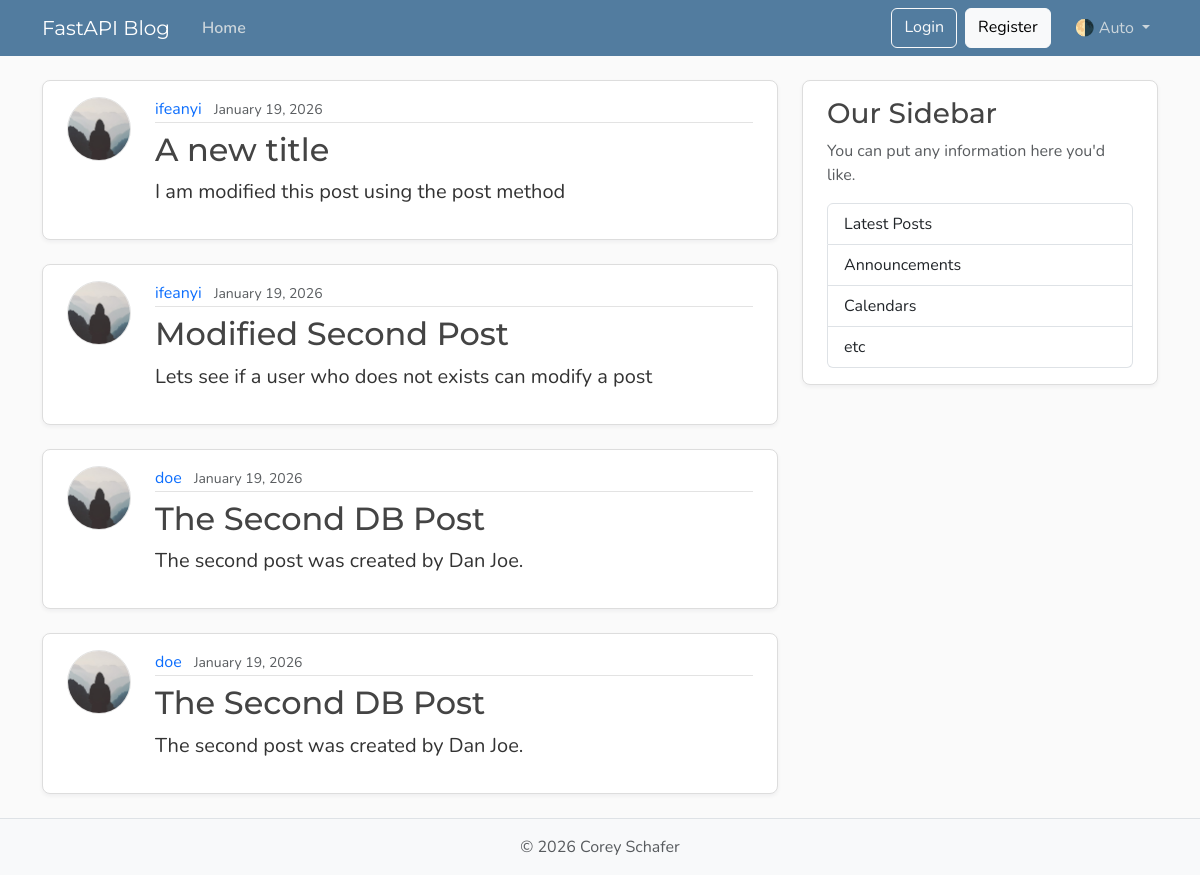
Page /posts on the earlier database version.
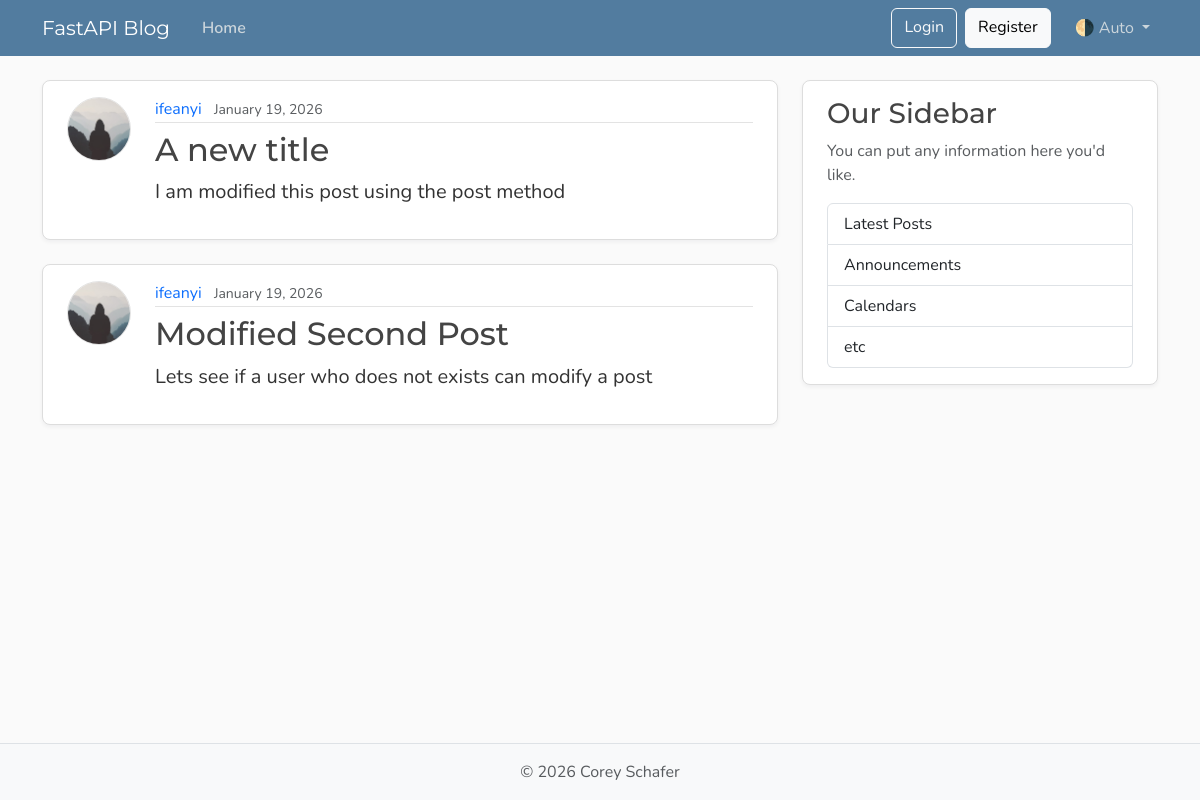
Same page on the later database version.
### models.py (models this page shows, shortened)
class Post(Base):
    __tablename__ = "posts"
    id: Mapped[int] = mapped_column(Integer, primary_key=True, index=True)
    title: Mapped[str] = mapped_column(String(100), nullable=False)
    content: Mapped[str] = mapped_column(Text, nullable=False)
    user_id: Mapped[int] = mapped_column(
        ForeignKey("users.id"),
        nullable=False,
        index=True
    )
    date_posted: Mapped[datetime] = mapped_column(
        DateTime(timezone=True),
        default= lambda: datetime.now(UTC)
    )
    author: Mapped[User] = relationship(back_populates="posts") # Many to one relationship

class User(Base):
    __tablename__ = "users"
    id: Mapped[int] = mapped_column(Integer, primary_key=True, index=True)
    email: Mapped[str] = mapped_column(String, unique=True, nullable=False)
    username: Mapped[str] = mapped_column(String, unique=True, nullable=False)
    image_file: Mapped[str | None] = mapped_column(String, nullable=True, default=None)
    posts: Mapped[list[Post]] = relationship(
        back_populates="author",
        cascade="all, delete-orphan"  # Cascade delete posts when user is deleted
    ) # One to many relationship

### main.py (the view)
@app.get("/", include_in_schema=False, name="home")
@app.get("/posts", include_in_schema=False, name="posts")
def home(request: Request, db: Annotated[Session, Depends(get_db)]):
    result = db.execute(select(models.Post))
    posts = result.scalars().all()
    return templates.TemplateResponse(
        request,
        "home.html",
        {
            "posts": posts, "title": "Home"
        }
    )

### templates/home.html
{% extends "layout.html" %}
{% block content %}
  {% for post in posts %}
    <article class="content-section py-3 px-4 mb-4">
      <div class="d-flex align-items-start gap-4">
        <img class="rounded-circle article-img flex-shrink-0"
             src="{{ post.author.image_path }}"
             alt="{{ post.author.username }}'s profile picture"
             width="64"
             height="64"
             loading="lazy">
        <div class="flex-grow-1">
          <div class="article-metadata mb-2">
            <a class="me-2" href="{{ url_for("user_posts", user_id=post.author.id) }}">{{ post.author.username }}</a>
            <small class="text-body-secondary">{{ post.date_posted.strftime("%B %d, %Y") }}</small>
          </div>
          <h2>
            <a class="article-title"
               href="{{ url_for("post_page", post_id=post.id) }}">{{ post.title }}</a>
          </h2>
          <p class="article-content">{{ post.content }}</p>
        </div>
      </div>
    </article>
  {% endfor %}
{% endblock content %}

### templates/layout.html (shortened to what this page needs)
<!DOCTYPE html>
<html lang="en">
  <head>
    <link href="https://cdn.jsdelivr.net/npm/bootstrap@5.3.8/dist/css/bootstrap.min.css"
          rel="stylesheet"
>
    <link rel="stylesheet"
          type="text/css"
          href="{{ url_for("static", path='css/main.css') }}">
  </head>
  <body class="d-flex flex-column min-vh-100">
    <header class="site-header">
      <nav class="navbar navbar-expand-md bg-steel fixed-top"
           data-bs-theme="dark">
        <div class="container">
          <a class="navbar-brand me-4" href="{{ url_for("home") }}">FastAPI Blog</a>
          <div class="collapse navbar-collapse" id="navbarToggle">
            <div class="navbar-nav me-auto">
              <a class="nav-link active"
                 aria-current="page"
                 href="{{ url_for("home") }}">Home</a>
            </div>
            <div class="navbar-nav">
              <a class="btn btn-outline-light mb-2 mb-md-0 me-md-2" href="#">Login</a>
              <a class="btn btn-light mb-2 mb-md-0 me-md-3" href="#">Register</a>
              <div class="nav-item dropdown">
                <a class="nav-link dropdown-toggle"
                   href="#"
                   role="button"
                   id="bd-theme"
                   data-bs-toggle="dropdown"
                   aria-expanded="false">
                  <span id="bd-theme-text">🌗 Auto</span>
                </a>
              </div>
            </div>
          </div>
        </div>
      </nav>
    </header>
    <main role="main" class="container">
      <div class="row">
        <div class="col-md-8">
          {% block content %}
          {% endblock content %}
        </div>
        <aside class="col-md-4">
          <div class="content-section py-3 px-4 mb-4">
            <h3>Our Sidebar</h3>
            <p class="text-body-secondary">You can put any information here you'd like.</p>
            <ul class="list-group">
              <li class="list-group-item">Latest Posts</li>
              <li class="list-group-item">Announcements</li>
              <li class="list-group-item">Calendars</li>
              <li class="list-group-item">etc</li>
            </ul>
          </div>
        </aside>
      </div>
    </main>
    <footer class="mt-auto py-3 bg-body-tertiary border-top">
      <div class="container text-center">
        <p class="text-body-secondary mb-0">
          © <span id="year"></span> Corey Schafer
        </p>
      </div>
    </footer>
  </body>
</html>

### static/css/main.css (style rules this page uses)
:root { --font-heading: "Montserrat", system-ui, -apple-system, BlinkMacSystemFont, sans-serif; --font-body: "Nunito", system-ui, -apple-system, BlinkMacSystemFont, sans-serif; --color-bg-body: #fafafa; --color-bg-content: #ffffff; --color-text-primary: #333333; --color-text-heading: #444444; --color-steel: #527c9f; --color-nav-link: #cbd5db; --color-nav-link-hover: #ffffff; --color-link-hover: #428bca; --color-border: #dddddd; --color-border-light: #e3e3e3; --spacing-xl: 5rem; --article-img-size: 4rem; --account-img-size: 7.813rem; }
body { font-family: var(--font-body); background: var(--color-bg-body); color: var(--color-text-primary); }
main { padding-top: var(--spacing-xl); }
h1, h2, h3, h4, h5, h6 { font-family: var(--font-heading); color: var(--color-text-heading); }
.navbar-brand { font-family: var(--font-heading); }
a { text-decoration: none; }
.bg-steel { background-color: var(--color-steel); }
.site-header .navbar-nav .nav-link { color: var(--color-nav-link); transition: color 0.2s ease-in-out; }
.site-header .navbar-nav .nav-link.active { font-weight: 600; }
.content-section { background: var(--color-bg-content); border: 1px solid var(--color-border); border-radius: 0.5rem; box-shadow: 0 2px 4px rgba(15, 23, 42, 0.05); transition: box-shadow 0.15s ease, transform 0.15s ease, border-color 0.15s ease; }
.article-title { color: var(--color-text-heading); transition: color 0.2s ease-in-out; }
.article-content { white-space: pre-line; font-size: 1.25rem; }
.article-img { height: var(--article-img-size); width: var(--article-img-size); flex-shrink: 0; object-fit: cover; border: 1px solid var(--color-border-light); box-shadow: 0 0 0 2px var(--color-bg-content); }
.article-metadata { padding-bottom: 0.063rem; border-bottom: 1px solid var(--color-border-light); }
.article-metadata a { transition: color 0.2s ease-in-out; }
[data-bs-theme="dark"] { --color-bg-body: #1a1a1a; --color-bg-content: #2d2d2d; --color-text-primary: #e0e0e0; --color-text-heading: #f0f0f0; --color-border: #404040; --color-border-light: #4a4a4a; }

Differences in the rows shown:
removed Post: author.username "doe", date_posted "January 19, 2026", title "The Second DB Post", content "The second post was created by Dan Joe."
removed Post: author.username "doe", date_posted "January 19, 2026", title "The Second DB Post", content "The second post was created by Dan Joe."
